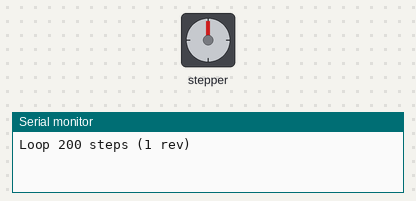
A sketch run on a simulated Arduino Uno, built with avr-gcc and run on an emulated ATmega328P. On the bench: stepper motor, the last lines printed to the serial monitor. Wiring (inferred from the names in the program): stepper motor driver (200 steps per turn assumed): step pin 2; direction pin 3.

Above: at 4.05 s.
At 4.15 s:
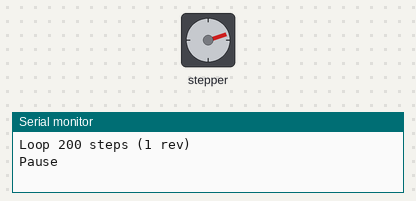
At 4.25 s:
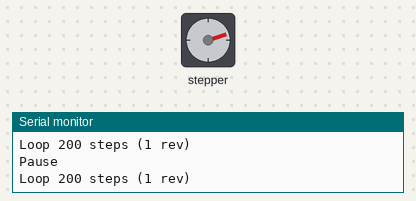
At 4.35 s:
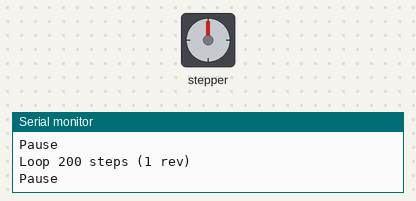
Timing chart, 0 to 7.0 s (numbered marks = the images above):
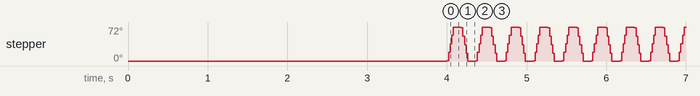

Measured:
- by itself, stepper: repeats every 0.36 s: 19° 0.02 s, 37° 0.02 s, 55° 0.02 s, 72° 0.10 s, 70° 0.02 s, 52° 0.02 s, 34° 0.02 s, 16° 0.02 s, 0° 0.10 s, 1° 0.02 s

The sketch:

TestStepMotorWithDriverA4988.ino
```cpp
// Run a A4998 Stepstick from an Arduino UNO.
// Paul Hurley Aug 2015
int x;
#define BAUD (9600)

enum Dir {
  counterClockwise = LOW,
  clockwise = HIGH
};

void setup()
{
  Serial.begin(BAUD);
  pinMode(1,OUTPUT); // Enable
  pinMode(2,OUTPUT); // Step
  pinMode(3,OUTPUT); // Dir;
  digitalWrite(3,LOW); // Set Enable low
  digitalWrite(13,HIGH);
  delay(4000);
  digitalWrite(13,LOW);

}

int currentDir = clockwise;

void loop()
{
  digitalWrite(1,LOW); // Set Enable low
  digitalWrite(3, currentDir); // Set Dir high
  currentDir = HIGH - currentDir; //change dir
  Serial.println("Loop 200 steps (1 rev)");
  for(x = 0; x < 40; x++) // Loop 200 times
  {
    digitalWrite(2,LOW); // Output high
    delay(1); // Wait
    digitalWrite(2,HIGH); // Output low
    delay(1);
  }
  Serial.println("Pause");
  delay(100); // pause one second
}
```
